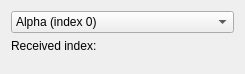
<?xml version="1.0" encoding="UTF-8"?>
<ui version="4.0">
 <class>Form</class>
 <widget class="QWidget" name="Form">
  <property name="geometry">
   <rect>
    <x>0</x>
    <y>0</y>
    <width>245</width>
    <height>74</height>
   </rect>
  </property>
  <property name="windowTitle">
   <string>Form</string>
  </property>
  <layout class="QVBoxLayout" name="verticalLayout">
   <item>
    <widget class="CEnumComboBox" name="CEnumComboBox">
     <property name="channel" stdset="0">
      <string notr="true">japc:///DemoDevice/Settings#IntVal</string>
     </property>
     <item>
      <property name="text">
       <string>Alpha (index 0)</string>
      </property>
     </item>
     <item>
      <property name="text">
       <string>Bravo (index 1)</string>
      </property>
     </item>
     <item>
      <property name="text">
       <string>Charlie (index 2)</string>
      </property>
     </item>
     <item>
      <property name="text">
       <string>Delta (index 3)</string>
      </property>
     </item>
     <item>
      <property name="text">
       <string>Echo (index 4)</string>
      </property>
     </item>
    </widget>
   </item>
   <item>
    <layout class="QFormLayout" name="formLayout">
     <item row="0" column="0">
      <widget class="QLabel" name="label">
       <property name="text">
        <string>Received index:</string>
       </property>
      </widget>
     </item>
     <item row="0" column="1">
      <widget class="CLabel" name="CLabel">
       <property name="channel" stdset="0">
        <string notr="true">japc:///DemoDevice/Settings#IntVal</string>
       </property>
       <property name="displayFormat" stdset="0">
        <enum>PyDMLabel::Decimal</enum>
       </property>
      </widget>
     </item>
    </layout>
   </item>
  </layout>
 </widget>
 <customwidgets>
  <customwidget>
   <class>PyDMLabel</class>
   <extends>QLabel</extends>
   <header>pydm.widgets.label</header>
  </customwidget>
  <customwidget>
   <class>PyDMEnumComboBox</class>
   <extends>QComboBox</extends>
   <header>pydm.widgets.enum_combo_box</header>
  </customwidget>
  <customwidget>
   <class>CEnumComboBox</class>
   <extends>PyDMEnumComboBox</extends>
   <header>comrad.qt.pydm_widgets</header>
  </customwidget>
  <customwidget>
   <class>CLabel</class>
   <extends>PyDMLabel</extends>
   <header>comrad.qt.pydm_widgets</header>
  </customwidget>
 </customwidgets>
 <resources/>
 <connections/>
</ui>
